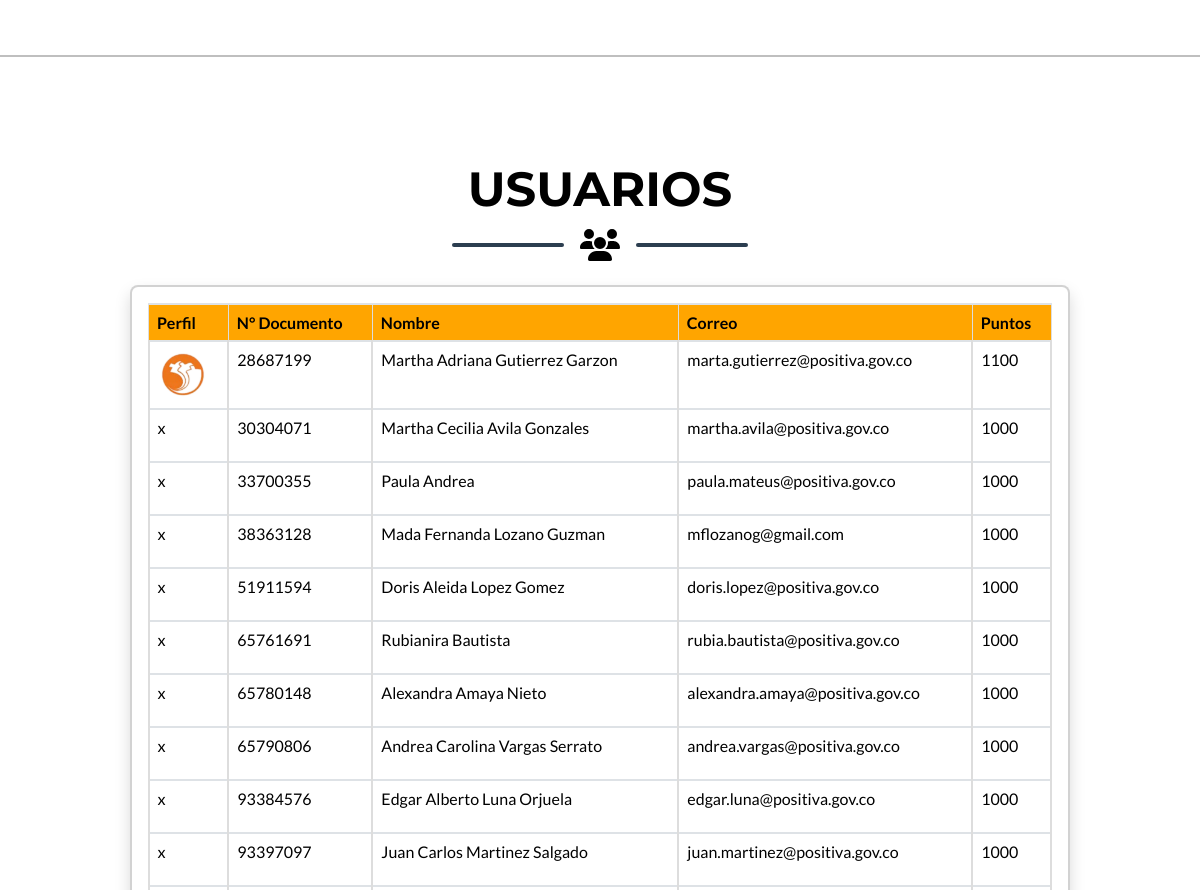
/ (signed in, middle part), run on an earlier commit of the app's database.
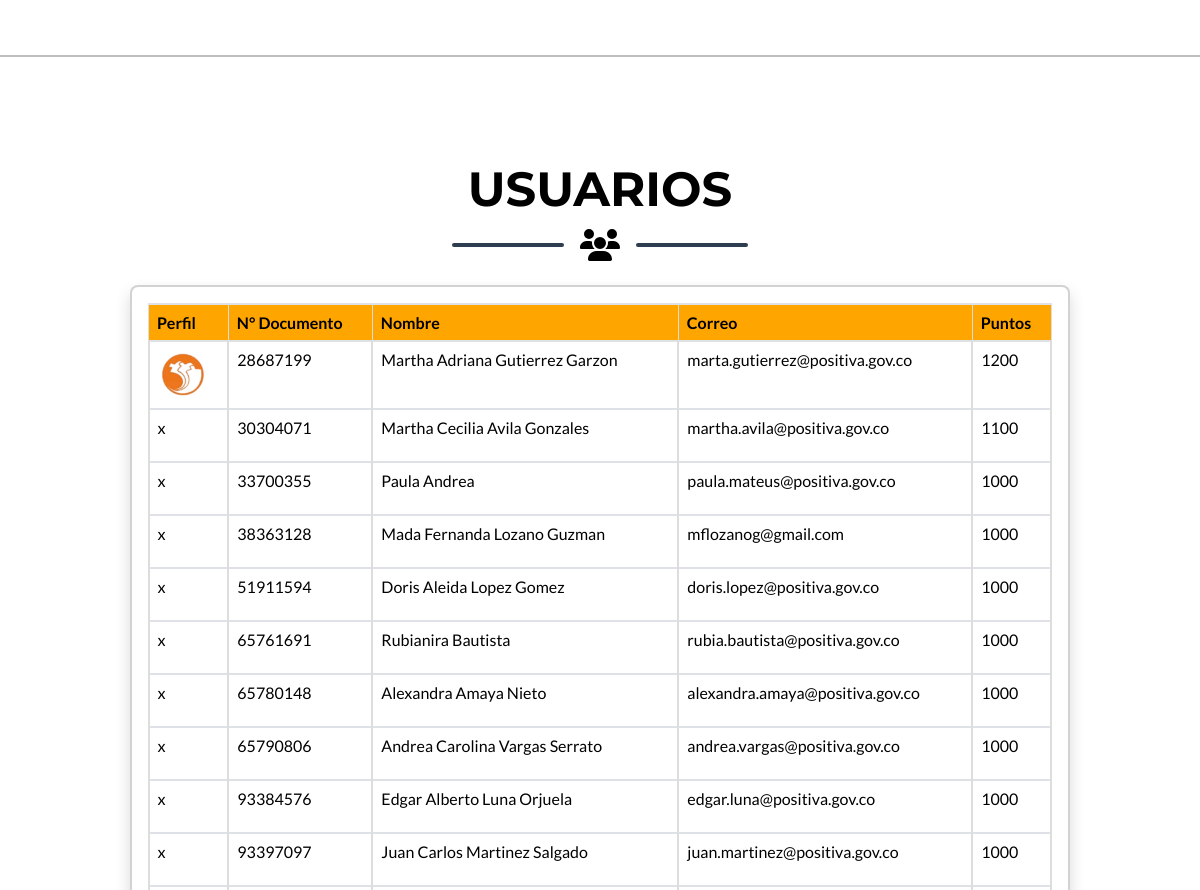
And on a later commit of the database.
### user/models.py (models this page shows, shortened)
class Usuario(models.Model):
    id = models.IntegerField(primary_key=True)
    rol = models.IntegerField(null=True, blank=True, default=2) # campo no obligatorio
    img = models.ImageField(upload_to='imagenes/', null=True, blank=True)
    nombre = models.CharField(max_length=255)
    email = models.EmailField(unique=True)
    total_puntos = models.IntegerField(default=1000)
    password = models.CharField(max_length=45)
    habilitacion = models.BooleanField(null=True, blank=True, default=True)

### user/views.py (the view)
# urls.py: path('', index, name="home"),
def index(request):
    usuarios = Usuario.objects.all()
    authenticate = 'user_id' in request.session
    return render(request, "user_blog/index.html", {'usuarios': usuarios, 'authenticate': authenticate})

### user/templates/user_blog/index.html (shortened to what this page needs)
{% extends "layout.html" %}
{% load static %}
{% block content %}
    <section class="page-section portfolio" id="programas">
    </section>
    <hr>
    <section class="page-section bg-primary text-white mb-0" id="usuarios">
        <div class="container-fluid">
            <h2 class="page-section-heading text-center text-uppercase text-secondary mb-0">USUARIOS</h2>
            <div class="divider-custom">
                <div class="divider-custom-line"></div>
                <div class="divider-custom-icon"><i class="fa-solid fa-users"></i></div>
                <div class="divider-custom-line"></div>
            </div>
            {% if authenticate %}
            <div class="card shadow mb-4">
                <div class="card-body">
                    <div class="table-responsive">
                        <table class="table table-bordered" id="dataTable" width="100%" cellspacing="0">
                            <thead>
                                <tr>
                                    <th>Perfil</th>
                                    <th>N° Documento</th>
                                    <th>Nombre</th>
                                    <th>Correo</th>
                                    <th>Puntos</th>
                                </tr>
                            </thead>
                            <tbody>
                                {% for usuario in usuarios %}
                                    <tr>
                                        <td>
                                            {% if usuario.img %}
                                                <img src="{{ usuario.img.url }}" alt="{{ usuario.nombre }}" class="img-profile" id="profile">
                                            {% else %}
                                                <p>x</p>
                                            {% endif %}
                                        </td>
                                        <td>{{ usuario.id }}</td>
                                        <td>{{ usuario.nombre }}</td>
                                        <td>{{ usuario.email }}</td>
                                        <td>{{ usuario.total_puntos }}</td>
                                    </tr>
                                {% endfor %}
                            </tbody>
                        </table>
                    </div>
                </div>
            </div>
            {% else %}
            <h1 class="text-center text-uppercase text-secondary mb-0">Iniciar sesion para ver los usuario</h1>
            {% endif %}
        </div>
    </section>
{% endblock %}

### user/templates/layout.html (shortened to what this page needs)
{% load static %}
<html lang="es">
    <head>
        <link href="{% static "css/styles.css" %}" rel="stylesheet" />
        <link href="{% static "css/important.css" %}" rel="stylesheet" />
    </head>
    <body id="page-top">
        {% block content %}{% endblock %}
    </body>
</html>

### static/css/important.css (style rules this page uses)
* { color: #000 !important; }
.page-section-heading { color: #000 !important; }
.bg-primary { background-color: #FFFFFF !important; }
.container-fluid { display: flex !important; flex-direction: column !important; justify-content: center !important; align-items: center !important; min-height: 100vh !important; }
.card { width: 80% !important; max-width: 1200px !important; }
.table th, td { border: 1px solid #ddd; padding: 8px; text-align: left; }
.table th { background-color: #ffa500; }
.img-profile { width: 50px; border-radius: 50%; cursor: pointer; }

What changed in the data, as far as the page shows it:
changed Usuario "Martha Adriana Gutierrez Garzon": total_puntos "1100" → "1200"
changed Usuario "Martha Cecilia Avila Gonzales": total_puntos "1000" → "1100"
